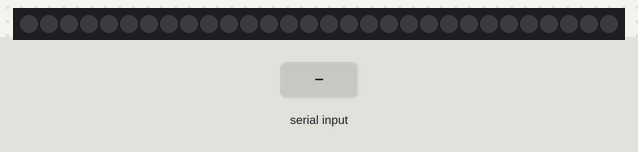
Simulated run of this sketch. Board: Arduino Uno, built with avr-gcc and run on an emulated ATmega328P. Parts: 30 RGB LEDs in strip order, left to right. The inputs (shaded band) are chosen by the test bench. Colours are those a GRB WS2812 strip shows for the declared byte order.

Above: at 1.2 s.
1.3 s: "accepted\n" received over Serial
At 1.45 s:
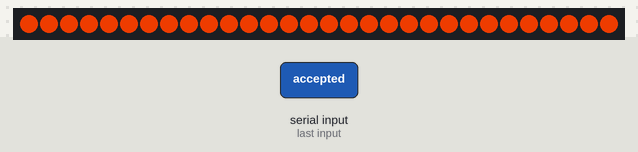
4.3 s: "Initializing serial\n" received over Serial
At 13.0 s:
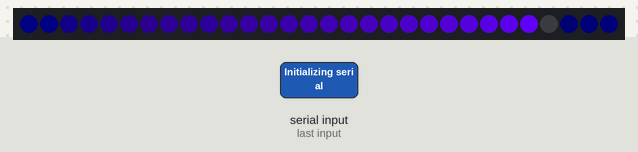
Timing chart, 0 to 13.3 s (numbered marks = the images above; inputs shaded):
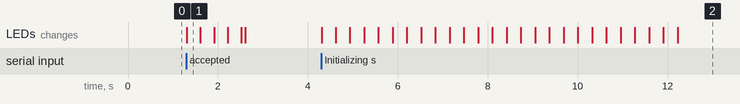

Measured:
- after the input at 1.3 s, the LEDs: change at once (image 1)
- after the input at 4.3 s, the LEDs: first change at once (image 2 shows a later state)

The sketch:

Bithalo_Orange_V4.ino
```cpp
// v2 - Written by IamGPIO - BitHalo for the Bitaxe
#include <FastLED.h>

#define NUM_LEDS 30
#define DATA_PIN 8
#define FADE_SPEED 5
#define MAX_INPUT_LENGTH 200  // Maximum length of input buffer

CRGB leds[NUM_LEDS];
String inputString = "";
unsigned long previousMillis = 0;           // Stores last time LEDs were updated
int count = 0;                              // Stores count for incrementing up to the NUM_LEDs
int bootLoopCount = 0; // Initialize a counter to keep track of the number of BootLoops

void setup() {
  FastLED.addLeds<WS2812, DATA_PIN, RGB>(leds, NUM_LEDS);
  Serial.begin(115200);
  inputString.reserve(MAX_INPUT_LENGTH);
}

void loop() {
  // Actively check for serial data
  while (Serial.available()) {
    char inChar = (char)Serial.read();
    inputString += inChar;

    // Check for newline character or buffer overflow
    if (inChar == '\n' || inputString.length() >= MAX_INPUT_LENGTH) {
      processInput();
    }
  }
}

void processInput() {
  if (inputString.indexOf("accepted") >= 0) {
    pulseLeds();
  }

  if (inputString.indexOf("BLOCK FOUND") >= 0) {
    BuyLambo();
  }

  if (inputString.indexOf("Initializing serial") >= 0) {
    for (int i = 0; i < 250; i++) { // Run BootLoops 250 times
      BootLoops(0, 100, 255, 30, 30, 1000, 1);
      bootLoopCount++;
      if (bootLoopCount >= 250) {
        break; // Exit the loop after 250 iterations
      }
    }
  }

  // Clear the input string for new data
  inputString = "";
}

void pulseLeds() {
  // Set all LEDs to a color (e.g., dark orange) and then show them
  CRGB darkOrange = CRGB(50, 200, 0);
  fill_solid(leds, NUM_LEDS, darkOrange);
  FastLED.show();
  delay(200); // Wait for a short period

  // Gradually fade out all LEDs while maintaining the color
  for (int brightness = 255; brightness >= 0; brightness -= FADE_SPEED) {
    CRGB fadedColor = darkOrange;
    fadedColor.nscale8(brightness);
    fill_solid(leds, NUM_LEDS, fadedColor);

    FastLED.show();
    delay(20); // Delay to control the speed of the fade out
  }
}


void BuyLambo() {
  CRGB WHITE = CRGB(255, 255, 255);
  int flashCount = 0;

  while (flashCount < 1000) {
    // Turn on all LEDs to white
    fill_solid(leds, NUM_LEDS, WHITE);
    FastLED.show();
    delay(100); // Wait for a short period

    // Turn off all LEDs
    fill_solid(leds, NUM_LEDS, CRGB::Black);
    FastLED.show();
    delay(100); // Wait for a short period

    flashCount++;
  }
}


void BootLoops(int red, int green, int blue, int tail_length, int delay_duration, int interval, int direction){
  unsigned long currentMillis = millis();   // Get the time
  if (currentMillis - previousMillis >= interval) {
    previousMillis = currentMillis;         // Save the last time the LEDs were updated
    count = 0;                              // Reset the count to 0 after each interval
  }
  if (direction == -1) {        // Reverse direction option for LEDs
    if (count < NUM_LEDS) {
      leds[NUM_LEDS - (count % (NUM_LEDS+1))].setRGB(red, green, blue);    // Set LEDs with the color value
      count++;
    }
  }
  else {
    if (count < NUM_LEDS) {     // Forward direction option for LEDs
      leds[count % (NUM_LEDS+1)].setRGB(red, green, blue);    // Set LEDs with the color value
      count++;
    }
  }
  fadeToBlackBy(leds, NUM_LEDS, tail_length);                 // Fade the tail LEDs to black
  FastLED.show();
  delay(delay_duration);                                      // Delay to set the speed of the animation
}
```
